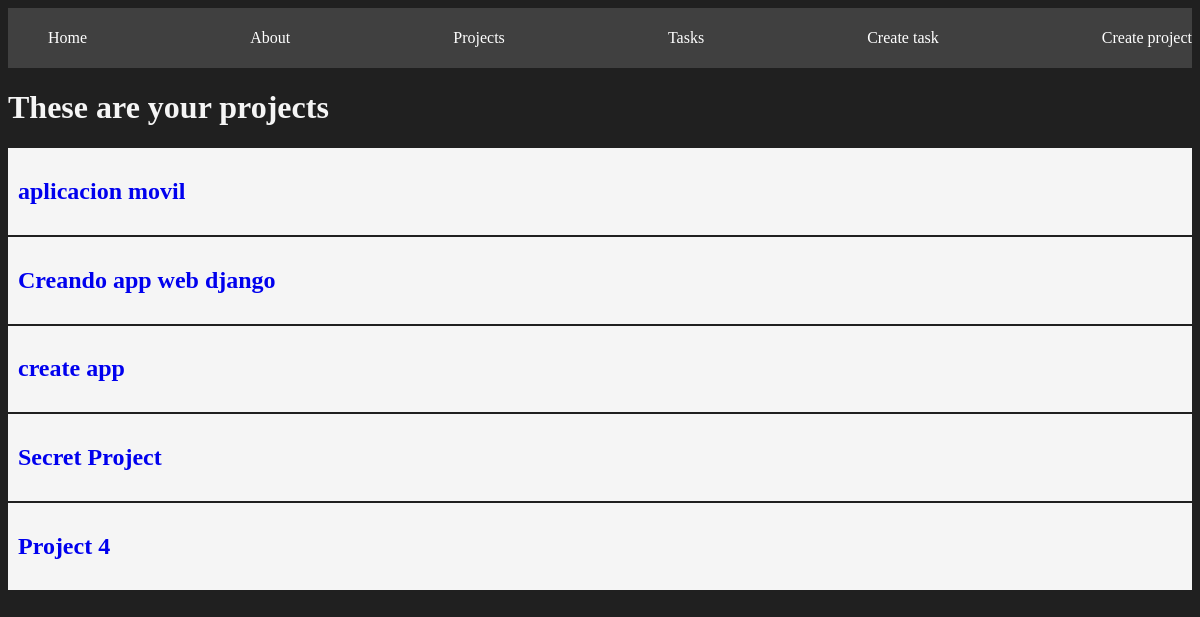
/projects/, run on the app's committed database.
### myapp/models.py (models this page shows, shortened)
class Project(models.Model):
    name = models.CharField(max_length=200)

### myapp/views.py (the view)
# urls.py: path('projects/', views.projects, name="projects"),
def projects(request):
    projects = Project.objects.all()
    return render(request, 'projects/projects.html', {
        "projects": projects
    })

### myapp/templates/projects/projects.html
{% extends 'layouts/base.html'%}
{% block content %}
<h1>These are your projects</h1>
{% for project in projects %}
<div>
    <article class="card">
        <a href="{% url 'project_detail' project.id %}">
            <h2>{{project.name}}</h2>
        </a>
    </article>
</div>
{% endfor %}
{% endblock %}

### myapp/static/styles/main.css (style rules this page uses)
body { background: #202020; color: whitesmoke; }
.card { background: whitesmoke; color:#202020; padding: 10px; margin-bottom: 2px; }
.card a { text-decoration: none; }

### data on the page
Project: name "aplicacion movil"
Project: name "Creando app web django"
Project: name "create app"
Project: name "Secret Project"
Project: name "Project 4"
